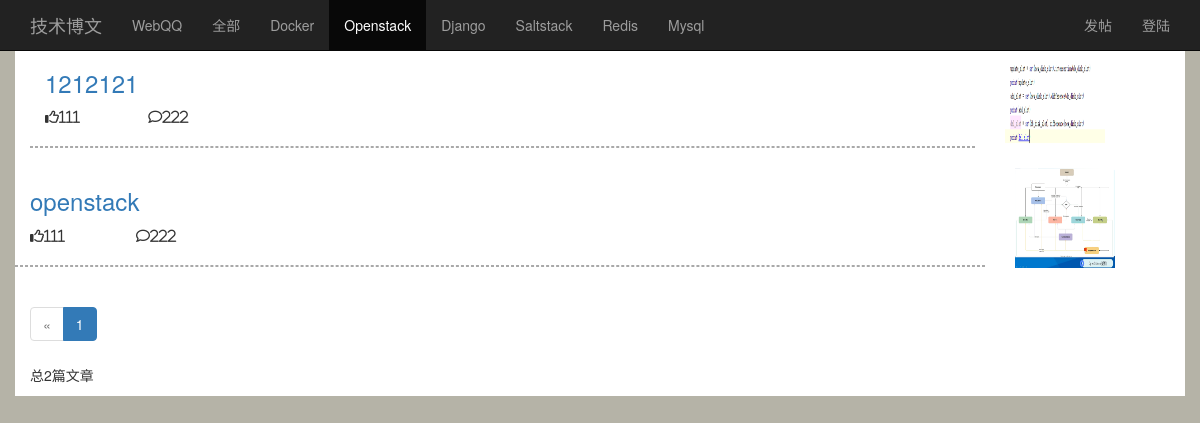
The app's page /category/2/ with its own data.
### app01/models.py (models this page shows, shortened)
class Category(models.Model):
    name = models.CharField(max_length=64,unique=True)
    set_as_top_menu = models.BooleanField(default=True)

class Article(models.Model):
    title = models.CharField(max_length=128,unique=True)
    author = models.ForeignKey("UserProifle")
    category = models.ForeignKey("Category")
    pub_date = models.DateTimeField(auto_now_add=True,auto_created=True)
    tags = models.ManyToManyField("Tag", null=True)
    body = models.TextField(max_length=100000)
    head_img = models.ImageField(upload_to="uploads")
    status_choices = ((0,'草稿'),(1,'发布'),(2,'隐藏'))
    priority = models.SmallIntegerField(default=1000,verbose_name="优先级")

### app01/views.py (the view)
# urls.py: url(r'^category/(\d+|all)/$', views.category,name="category" ),
def category(request,category_id):
    categories = models.Category.objects.filter(set_as_top_menu=True)
    if category_id == 'all':
        articles = models.Article.objects.all().order_by("-id")    #倒叙
    else:
        articles = models.Article.objects.filter(category_id=category_id).order_by("-id")     #根据ID过滤后的数据 然后在分页
    paginator = Paginator(articles, 2)  #分页功能  2的意思是一页分2条
    page = request.GET.get('page')         #前端发送一个page  去url里面取page的值
    try:
        contacts = paginator.page(page)          #如果不是整理
    except PageNotAnInteger:
        contacts = paginator.page(1)
    except EmptyPage:                     #如果是空页
        contacts = paginator.page(paginator.num_pages)       #最后一页返回给用户
    return render(request,'index.html',{'categories':categories,'articles':contacts})

### app01/templatetags/bbs_tags.py (called while the page is built)
@register.simple_tag
def truncate_upload_img(img_src):
    print(img_src.name,img_src.name.lstrip('/uploads/'))
    return img_src.name.split('/')[1]

### templates/index.html (shortened to what this page needs)
{% extends "base.html" %}
{% load bbs_tags %}
{% block body %}
    <nav class="navbar navbar-inverse navbar-fixed-top">
        <div class="container">
            <div class="navbar-header">
                <a class="navbar-brand" href="#">技术博文</a>
                <div id=" navbar" class="collapse navbar-collapse"></div>
            </div>
            <div>
                <ul class="nav navbar-nav">
                     <li class=""><a href="{% url 'webqq' %}">WebQQ</a></li>
                    <li class=""><a href="{% url 'category' 'all' %}">全部</a></li>
                    {% for category in categories %}
                        <li class=""><a href="{% url 'category' category.id %}">{{ category.name }}</a></li>
                    {% endfor %}
                </ul>
                <ul class="nav navbar-nav navbar-right">
                    <li class=""><a href="{% url 'new_article' %}">发帖</a></li>
                    {% if request.user.is_authenticated %}
                        <li class="dropdown">
                            <a href="#" class="dropdown-toggle" data-toggle="dropdown" role="button" aria-haspopup="true" aria-expanded="false">{{ request.user }} <span class="caret"></span></a>
                            <ul class="dropdown-menu">
                                    <li><a href="{% url "logout" %}">注销</a></li>
                                    <li><a href="#">none</a></li>
                            </ul>
                        </li>
                    {% else %}
                    <li class=""><a href="{% url "login" %}">登陆</a></li>
                    {% endif %}
                </ul>
            </div>
        </div>
    </nav>
    <div class="container" style="background-color: white;">
        {% block container %}
            <div class="row">
            <div class="col-lg-12">
                {% block left-panel-content %}
                    {% for article in articles %}
                        <div class="row">
                            <div class="col-lg-10">
                                <div class="col-lg-8">
                                    <h3><a href="{% url 'article_detail'  article.id %}">{{ article.title }}</a></h3>
                                </div>
                                <div class="row">
                                    <div class="col-lg-8">
                                        <div class="col-md-2">
                                            <i class="fa fa-thumbs-o-up" aria-hidden="true">111</i>
                                        </div>
                                        <div class="col-md-2">
                                            <i class="fa fa-comment-o" aria-hidden="true">222</i>
                                        </div>
                                    </div>
                                </div>
                                <hr style="border: 1px dashed darkgray">
                            </div>
                            <div class="col-lg-2">
                                <img height="100px" width="100px"
                                     src="/static/{% truncate_upload_img article.head_img %}">
                            </div>
                        </div>
                        </div>
                    {% endfor %}
                    <nav aria-label="...">
                        <ul class="pagination">
                            <li class="disabled"><a href="#" aria-label="Previous"><span
                                    aria-hidden="true">&laquo;</span></a>
                            </li>
                            {% for page in articles.paginator.page_range %}
                                {% if articles.number == page %}
                                    <li class="active"><a href="?page={{ page }}">{{ page }}</a></li>
                                {% else %}
                                    {% redner_paginator_btn articles page %}
                                {% endif %}
                            {% endfor %}
                        </ul>
                    </nav>
                    <p>总{{ articles.paginator.count }}篇文章</p>
                {% endblock %}
            <div class="col-lg-4">
            </div>
        {% endblock %}
        </div>
{% endblock %}

### statics/css/starter-template.css (style rules this page uses)
body { padding-top: 50px; }

### records on screen
Category: name "Docker"
Category: name "Openstack"
Category: name "Django"
Category: name "Saltstack"
Category: name "Redis"
Category: name "Mysql"
Article: title "1212121", head_img (picture)
Article: title "openstack", head_img (picture)

### other values on screen
{{ page }} "1"
{{ articles.paginator.count }} "2"
